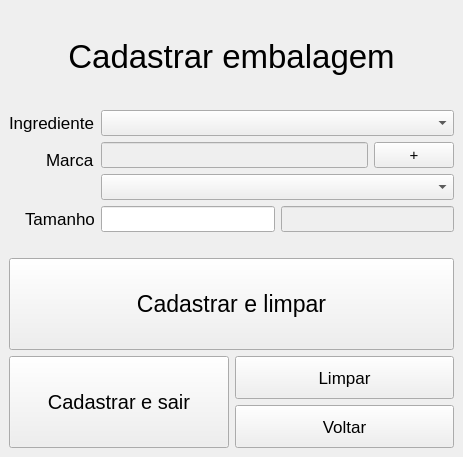
<?xml version="1.0" encoding="UTF-8"?>
<ui version="4.0">
 <class>MainWindow</class>
 <widget class="QMainWindow" name="MainWindow">
  <property name="geometry">
   <rect>
    <x>0</x>
    <y>0</y>
    <width>463</width>
    <height>457</height>
   </rect>
  </property>
  <property name="windowTitle">
   <string>MainWindow</string>
  </property>
  <widget class="QWidget" name="centralwidget">
   <layout class="QVBoxLayout" name="verticalLayout_4" stretch="2,3,4">
    <item>
     <widget class="QLabel" name="lbl_titulo">
      <property name="font">
       <font>
        <pointsize>25</pointsize>
       </font>
      </property>
      <property name="text">
       <string>Cadastrar embalagem</string>
      </property>
      <property name="alignment">
       <set>Qt::AlignCenter</set>
      </property>
     </widget>
    </item>
    <item>
     <layout class="QFormLayout" name="formLayout">
      <property name="labelAlignment">
       <set>Qt::AlignRight|Qt::AlignTop|Qt::AlignTrailing</set>
      </property>
      <item row="0" column="0">
       <widget class="QLabel" name="lnl_ingrediente">
        <property name="font">
         <font>
          <pointsize>13</pointsize>
         </font>
        </property>
        <property name="text">
         <string>Ingrediente</string>
        </property>
       </widget>
      </item>
      <item row="0" column="1">
       <widget class="QComboBox" name="combo_ingrediente">
        <property name="font">
         <font>
          <pointsize>11</pointsize>
         </font>
        </property>
       </widget>
      </item>
      <item row="1" column="0">
       <widget class="QLabel" name="lbl_marca">
        <property name="font">
         <font>
          <pointsize>13</pointsize>
         </font>
        </property>
        <property name="text">
         <string>Marca</string>
        </property>
       </widget>
      </item>
      <item row="1" column="1">
       <layout class="QVBoxLayout" name="verticalLayout">
        <item>
         <layout class="QHBoxLayout" name="horizontalLayout_3">
          <item>
           <widget class="QLineEdit" name="txt_marca">
            <property name="enabled">
             <bool>false</bool>
            </property>
            <property name="font">
             <font>
              <pointsize>11</pointsize>
             </font>
            </property>
           </widget>
          </item>
          <item>
           <widget class="QPushButton" name="btn_ativa_marca">
            <property name="font">
             <font>
              <pointsize>11</pointsize>
             </font>
            </property>
            <property name="text">
             <string>+</string>
            </property>
           </widget>
          </item>
         </layout>
        </item>
        <item>
         <widget class="QComboBox" name="combo_marca">
          <property name="font">
           <font>
            <pointsize>11</pointsize>
           </font>
          </property>
         </widget>
        </item>
       </layout>
      </item>
      <item row="2" column="0">
       <widget class="QLabel" name="lbl_tamanho">
        <property name="font">
         <font>
          <pointsize>13</pointsize>
         </font>
        </property>
        <property name="text">
         <string>Tamanho</string>
        </property>
       </widget>
      </item>
      <item row="2" column="1">
       <layout class="QHBoxLayout" name="horizontalLayout">
        <item>
         <widget class="QLineEdit" name="txt_tamanho">
          <property name="font">
           <font>
            <pointsize>11</pointsize>
           </font>
          </property>
         </widget>
        </item>
        <item>
         <widget class="QLineEdit" name="txt_unidade">
          <property name="enabled">
           <bool>false</bool>
          </property>
          <property name="font">
           <font>
            <pointsize>11</pointsize>
           </font>
          </property>
         </widget>
        </item>
       </layout>
      </item>
     </layout>
    </item>
    <item>
     <layout class="QVBoxLayout" name="verticalLayout_3" stretch="1,1">
      <item>
       <widget class="QPushButton" name="btn_cad_limpar">
        <property name="sizePolicy">
         <sizepolicy hsizetype="Minimum" vsizetype="Minimum">
          <horstretch>0</horstretch>
          <verstretch>0</verstretch>
         </sizepolicy>
        </property>
        <property name="font">
         <font>
          <pointsize>17</pointsize>
         </font>
        </property>
        <property name="text">
         <string>Cadastrar e limpar</string>
        </property>
       </widget>
      </item>
      <item>
       <layout class="QHBoxLayout" name="horizontalLayout_2" stretch="1,1">
        <item>
         <widget class="QPushButton" name="btn_cad_sair">
          <property name="sizePolicy">
           <sizepolicy hsizetype="Minimum" vsizetype="Minimum">
            <horstretch>0</horstretch>
            <verstretch>0</verstretch>
           </sizepolicy>
          </property>
          <property name="font">
           <font>
            <pointsize>15</pointsize>
           </font>
          </property>
          <property name="text">
           <string>Cadastrar e sair</string>
          </property>
         </widget>
        </item>
        <item>
         <layout class="QVBoxLayout" name="verticalLayout_2" stretch="1,1">
          <item>
           <widget class="QPushButton" name="btn_limpar">
            <property name="sizePolicy">
             <sizepolicy hsizetype="Minimum" vsizetype="Minimum">
              <horstretch>0</horstretch>
              <verstretch>0</verstretch>
             </sizepolicy>
            </property>
            <property name="font">
             <font>
              <pointsize>13</pointsize>
             </font>
            </property>
            <property name="text">
             <string>Limpar</string>
            </property>
           </widget>
          </item>
          <item>
           <widget class="QPushButton" name="btn_voltar">
            <property name="sizePolicy">
             <sizepolicy hsizetype="Minimum" vsizetype="Minimum">
              <horstretch>0</horstretch>
              <verstretch>0</verstretch>
             </sizepolicy>
            </property>
            <property name="font">
             <font>
              <pointsize>13</pointsize>
             </font>
            </property>
            <property name="text">
             <string>Voltar</string>
            </property>
           </widget>
          </item>
         </layout>
        </item>
       </layout>
      </item>
     </layout>
    </item>
   </layout>
  </widget>
 </widget>
 <tabstops>
  <tabstop>combo_ingrediente</tabstop>
  <tabstop>txt_marca</tabstop>
  <tabstop>btn_ativa_marca</tabstop>
  <tabstop>combo_marca</tabstop>
  <tabstop>txt_tamanho</tabstop>
  <tabstop>txt_unidade</tabstop>
  <tabstop>btn_cad_limpar</tabstop>
  <tabstop>btn_cad_sair</tabstop>
  <tabstop>btn_limpar</tabstop>
  <tabstop>btn_voltar</tabstop>
 </tabstops>
 <resources/>
 <connections/>
</ui>
